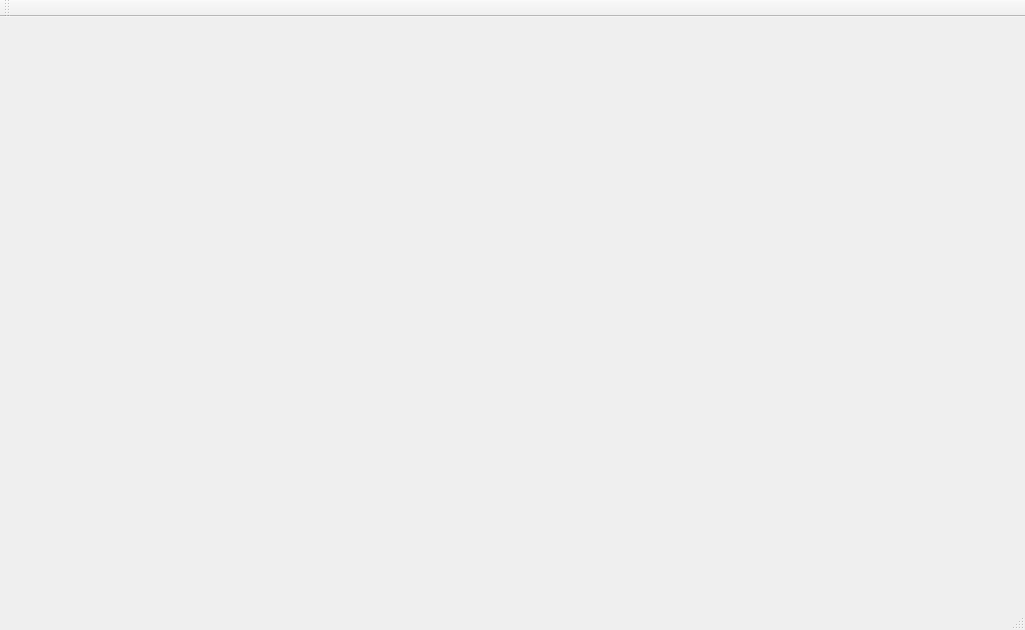
<?xml version="1.0" encoding="UTF-8"?>
<ui version="4.0">
 <class>MainWindow</class>
 <widget class="QMainWindow" name="MainWindow">
  <property name="geometry">
   <rect>
    <x>0</x>
    <y>0</y>
    <width>1025</width>
    <height>630</height>
   </rect>
  </property>
  <property name="windowTitle">
   <string>MainWindow</string>
  </property>
  <widget class="QWidget" name="centralWidget"/>
  <widget class="QMenuBar" name="menuBar">
   <property name="geometry">
    <rect>
     <x>0</x>
     <y>0</y>
     <width>1025</width>
     <height>29</height>
    </rect>
   </property>
  </widget>
  <widget class="QToolBar" name="mainToolBar">
   <attribute name="toolBarArea">
    <enum>TopToolBarArea</enum>
   </attribute>
   <attribute name="toolBarBreak">
    <bool>false</bool>
   </attribute>
  </widget>
  <widget class="QStatusBar" name="statusBar"/>
 </widget>
 <layoutdefault spacing="6" margin="11"/>
 <resources/>
 <connections/>
</ui>
